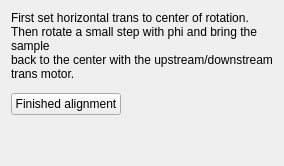
     <widget class="QWidget" name="page_small_angle_trans">
      <layout class="QVBoxLayout" name="layout_small_angle_trans">
       <item>
        <widget class="QLabel" name="lb_smallangle_title">
         <property name="wordWrap">
          <bool>true</bool>
         </property>
         <property name="text">
          <string>First set horizontal trans to center of rotation.
Then rotate a small step with phi and bring the sample
back to the center with the upstream/downstream trans motor.</string>
         </property>
        </widget>
       </item>
       <item>
        <widget class="QWidget" name="container_rows_smallangle" native="true"/>
       </item>
       <item>
        <layout class="QHBoxLayout" name="layout_smallangle_buttons">
         <item>
          <widget class="QPushButton" name="pb_small_finish">
           <property name="text">
            <string>Finished alignment</string>
           </property>
          </widget>
         </item>
         <item>
          <spacer name="spacer_smallangle">
           <property name="orientation">
            <enum>Qt::Horizontal</enum>
           </property>
           <property name="sizeHint" stdset="0">
            <size>
             <width>40</width>
             <height>20</height>
            </size>
           </property>
          </spacer>
         </item>
        </layout>
       </item>
       <item>
        <spacer name="spacer_smallangle_bottom">
         <property name="orientation">
          <enum>Qt::Vertical</enum>
         </property>
         <property name="sizeHint" stdset="0">
          <size>
           <width>20</width>
           <height>40</height>
          </size>
         </property>
        </spacer>
       </item>
      </layout>
     </widget>
